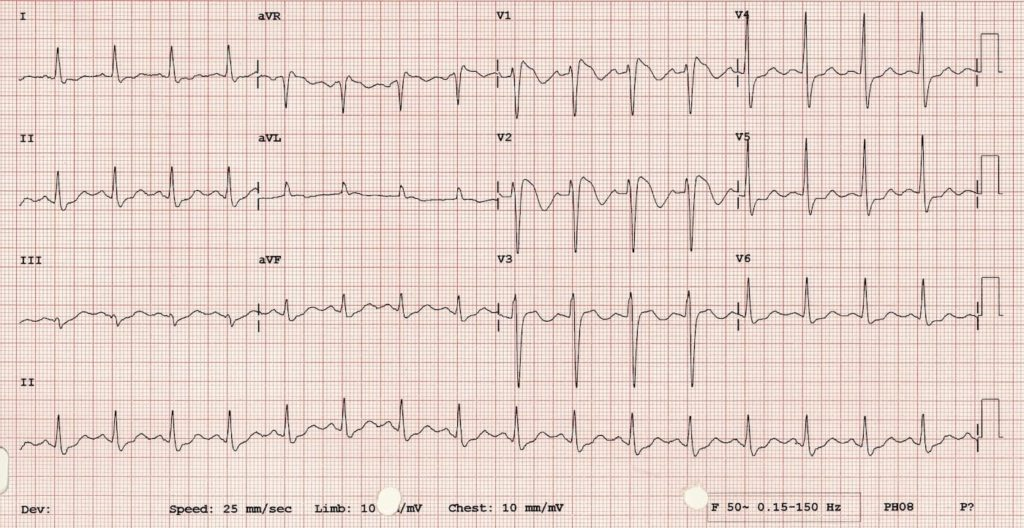
#> input picture app/sample/ecg.png, 1024 x 528 px
$ jupyter execute digitize_ecg.ipynb
#> lines starting #> are read from the running program, lines starting #| are printed output that depends on the picture
#> further down, image is the input picture: PIL image 1024x528 RGB; mean R, G, B 230.9, 212.4, 205
# `digitize_ecg` — Self-Contained Function

This notebook distills the full `process_template.ipynb` pipeline into a single reusable function.

**Goal**: given an image + the parameters discovered via the UI (crop regions, baselines, pixels-per-square), return voltage/time datapoints ready to save as `.npy` — exactly the format the pipeline expects.

The function is written to be **copy-paste ready into the Flask server**, with no external dependencies beyond what the server already imports.

### What the function needs (from the UI steps)
| Parameter | UI Step | Description |
|---|---|---|
| `image` | Step 1 | PIL Image of the raw ECG |
| `crop_regions` | Step 4 | `{'V1': {'x1','y1','x2','y2'}, ...}` in original image pixels |
| `baselines` | Step 2 | `[y_v1, y_v2, y_v3]` y-coords in original image pixels |
| `pixels_per_square` | Step 5 | Calibration: pixels per small ECG square |
| `contrast` | Step 3 | Contrast multiplier (default 1.5) |
| `threshold` | Step 6 | Darkness cutoff for trace detection (default 20) |

[cell 1]
from PIL import Image, ImageDraw, ImageEnhance
import numpy as np
import matplotlib.pyplot as plt
from scipy import stats
from scipy.interpolate import interp1d

[cell 2]
def resample_to_1000hz(raw_lead: list[tuple[float, float]], sample_rate=1000) -> np.ndarray:
    """
    Resample a list of (time, voltage) pairs to uniform 1000 Hz sampling.

    Parameters
    ----------
    raw_lead : list of (time, voltage) tuples
        Raw digitized ECG datapoints
    sample_rate : int
        Target sampling rate in Hz (default 1000)

    Returns
    -------
    np.ndarray
        Uniformly sampled voltage values at `sample_rate` Hz
    """
    if len(raw_lead) == 0:
        return np.array([])

    # Unzip pairs into two arrays
    times, voltages = zip(*raw_lead)
    times = np.array(times)
    voltages = np.array(voltages)

    # Handle duplicate times by keeping unique values
    unique_times, indices = np.unique(times, return_index=True)
    unique_voltages = voltages[indices]

    # Add tiny offsets if times are still not strictly increasing
    if not np.all(np.diff(unique_times) > 0):
        unique_times = unique_times + np.arange(len(unique_times)) * 1e-9

    # Interpolate to create uniform sampling
    f = interp1d(unique_times, unique_voltages, kind='linear', fill_value='extrapolate')
    start_time = unique_times[0]
    end_time = unique_times[-1]

    uniform_times = np.arange(start_time, end_time, 1/sample_rate)
    uniform_voltages = f(uniform_times)

    return uniform_voltages

## The Function

### Key design decisions (mirroring `process_template.ipynb`)

1. **Baseline embedding trick**: We draw blue horizontal lines onto a *separate copy* of the image (`ecg_with_baselines`) at the known baseline y-coordinates, *before cropping*. After cropping both images with the same bounds, the blue line lands at exactly the right relative row inside each lead crop — no manual offset math needed.

2. **Two parallel crops per lead**:
   - `lead_crop`: post-contrast, clean image → used to detect the ECG trace (scan for dark pixels)
   - `lead_baselines_crop`: pre-contrast + blue lines → used to detect the baseline row (scan for blue pixels)
   Keeping them separate means the baseline lines never pollute trace detection.

3. **Trace detection — one point per column**: iterating top-to-bottom and `break`ing on the first dark pixel ensures the signal is a function (one voltage per time step), not a blob.

4. **`b < 180` guard**: pure blue pixels (r=0, g=0, b=255) have an RGB average of 85, which already fails the `< threshold` check — but this guard makes the exclusion of any blue artifacts explicit.

5. **Baseline row via `mode`**: the blue line spans the full width, so almost every column contributes the same row. `stats.mode` handles columns where the ECG trace overlaps the baseline line.

[cell 3]
def digitize_ecg(image, crop_regions, baselines, pixels_per_square, contrast=1.5, threshold=50):
    """
    Convert an ECG image to time-series (time, voltage) datapoints for V1, V2, V3,
    then resample to uniform 1000 Hz.

    Parameters
    ----------
    image : PIL.Image
        Raw ECG image (pre-contrast).
    crop_regions : dict
        {'V1': {'x1': int, 'y1': int, 'x2': int, 'y2': int}, 'V2': ..., 'V3': ...}
        All coordinates in original image pixel space.
    baselines : list of int
        [y_v1, y_v2, y_v3] — y-coordinates of each lead's isoelectric baseline
        in original image pixel space.
    pixels_per_square : float
        Calibration value: how many pixels equal one small ECG square.
        1 small square = 0.04 s horizontally = 0.1 mV vertically.
    contrast : float
        Contrast enhancement multiplier applied to the image before detection.
        1.0 = no change. Default 1.5.
    threshold : int
        A pixel is considered part of the ECG trace if its mean RGB value is
        below this value (and it is not a blue baseline pixel). Default 50.

    Returns
    -------
    numpy.ndarray of shape (3,), dtype=object
        Each element is a 1D array of voltage values sampled at 1000 Hz for V1, V2, V3.
    """
#> called with pixels_per_square = 3.85, contrast = 1.5, threshold = 50

    # Embed baselines as blue lines onto a copy of the RAW image.
    ecg_with_baselines = image.copy()
    draw = ImageDraw.Draw(ecg_with_baselines)
    for baseline_y in baselines:
        draw.line((0, baseline_y, image.width, baseline_y), fill='blue', width=1)

    # Apply contrast enhancement to the working image.
    enhancer = ImageEnhance.Contrast(image)
    ecg = enhancer.enhance(contrast)
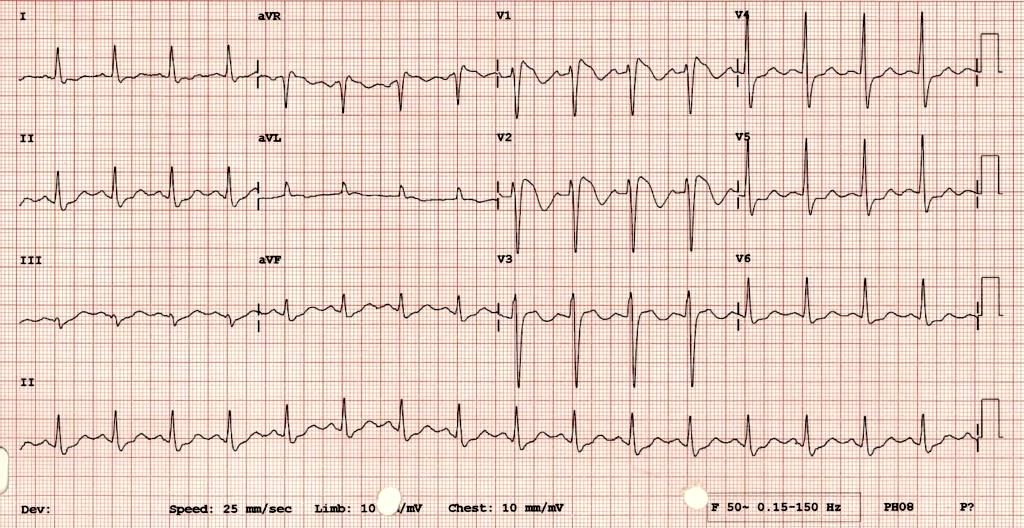
#> ecg: PIL image 1024x528 RGB; mean R, G, B 233.2, 209.9, 198.9

    lead_names = ['V1', 'V2', 'V3']
    all_resampled = []

    for lead_name in lead_names:
        region = crop_regions[lead_name]
        x1, y1, x2, y2 = region['x1'], region['y1'], region['x2'], region['y2']

        # Crop both images with the same bounds.
        lead_crop          = ecg.crop((x1, y1, x2, y2))
        lead_baselines_crop = ecg_with_baselines.crop((x1, y1, x2, y2))

        cv_image     = np.array(lead_crop.convert('RGB'))
        cv_baselines = np.array(lead_baselines_crop.convert('RGB'))
        height, width, _ = cv_image.shape

        # Detect the baseline row from the baselines copy.
        blues = []
        for col in range(width):
            for row in range(height):
                r, g, b = cv_baselines[row][col]
                if int(b) > 100 and int(r) < 100 and int(g) < 100:
                    blues.append(row)
                    break

        if len(blues) == 0:
            print(f"[WARNING] No baseline detected for {lead_name} — using image midpoint")
            baseline_row = height // 2
        else:
            baseline_row = int(stats.mode(blues).mode)

        # Detect the ECG trace from the clean, contrast-enhanced crop.
        raw_points = []
        for col in range(width):
            for row in range(height):
                r, g, b = cv_image[row][col]
                if (int(r) + int(g) + int(b)) / 3 < threshold and b < 180:
                    raw_points.append((col, row))
                    break

        # Convert pixel coordinates → (time_s, voltage_mV).
        datapoints = []
        for col, row in raw_points:
            time    = col * (1 / pixels_per_square) * 0.04
            voltage = (baseline_row - row) * (1 / pixels_per_square) * 0.1
            datapoints.append((time, voltage))

        # Resample to uniform 1000 Hz
        resampled_voltages = resample_to_1000hz(datapoints, sample_rate=1000)

        print(f"{lead_name}: {len(datapoints)} raw points → {len(resampled_voltages)} samples @ 1000 Hz")
        all_resampled.append(resampled_voltages)
#> this loop made 3 passes
#> pass 1, in digitize_ecg, `lead_crop          = ecg.crop((x1, y1, x2, y2))`:
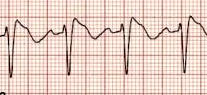
#> lead_crop: PIL image 207x95 RGB; mean R, G, B 229.7, 206.1, 195.4
#> pass 1, in digitize_ecg, `lead_baselines_crop = ecg_with_baselines.crop((x1, y1, x2, y2))`:
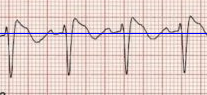
#> lead_baselines_crop: PIL image 207x95 RGB; mean R, G, B 226, 207.7, 203.3
#> pass 2, in digitize_ecg, `lead_crop          = ecg.crop((x1, y1, x2, y2))`:
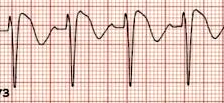
#> lead_crop: PIL image 224x103 RGB; mean R, G, B 227.3, 202.9, 192.6
#> pass 2, in digitize_ecg, `lead_baselines_crop = ecg_with_baselines.crop((x1, y1, x2, y2))`:
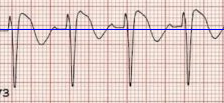
#> lead_baselines_crop: PIL image 224x103 RGB; mean R, G, B 224.6, 205.9, 201.6
#> after the loop, all_resampled = 3 items

    return np.array(all_resampled, dtype=object)

---
## Usage

Fill in the parameters below — these are exactly what the UI collects across steps 1–5.

[cell 4]
# ── Step 1: Load image ────────────────────────────────────────────────
image = Image.open('ecg.png')  # or 'ecg_edited.png' if manually cleaned

# ── Step 2: Baselines (y-coordinates in original image pixel space) ───
baselines = [74, 195, 316]  # [y_V1, y_V2, y_V3]

# ── Step 3: Contrast ──────────────────────────────────────────────────
contrast = 1.5

# ── Step 4: Crop regions (original image pixel space) ────────────────
crop_regions = {
    'V1': {'x1': 506, 'y1': 41, 'x2': 713, 'y2': 136},
    'V2': {'x1': 503, 'y1': 166, 'x2': 727, 'y2': 269},
    'V3': {'x1': 504, 'y1': 285, 'x2': 723, 'y2': 406},
}

# ── Step 5: Calibration ───────────────────────────────────────────────
pixels_per_square = 3.85  # pixels per small ECG square

# ── Optional: trace detection sensitivity ─────────────────────────────
threshold = 50  # lower = only detect very dark pixels

[cell 5]
datapoints = digitize_ecg(
    image=image,
    crop_regions=crop_regions,
    baselines=baselines,
    pixels_per_square=pixels_per_square,
    contrast=contrast,
    threshold=threshold,
)

## Plot

[cell 6]
from matplotlib.ticker import MultipleLocator

lead_names = ['V1', 'V2', 'V3']
num_leads = len(lead_names)

fig, axs = plt.subplots(num_leads, 1, figsize=(20, 5), dpi=300)
fig.suptitle('Digitized ECG — V1, V2, V3 (1000 Hz)', fontsize=16)
fig.patch.set_facecolor('#F5E6D3')

if num_leads == 1:
    axs = [axs]

for ax, lead_name, voltages in zip(axs, lead_names, datapoints):
    ax.set_facecolor('#F5E6D3')

    ax.text(0.02, 1.08, lead_name, transform=ax.transAxes,
            fontsize=14, verticalalignment='top',
            bbox=dict(boxstyle='round', facecolor='white', alpha=0.8))

    if len(voltages) == 0:
        ax.text(0.5, 0.5, f'{lead_name}: no data', ha='center', va='center',
                transform=ax.transAxes)
        continue

    # Generate time axis for 1000 Hz sampling
    times = np.arange(len(voltages)) / 1000.0  # Convert sample index to seconds

    ax.set_ylim(-1.5, 1.5)
    ax.set_xlim(0, max(times) if len(times) > 0 else 5)

    ax.xaxis.set_major_locator(MultipleLocator(0.2))
    ax.xaxis.set_minor_locator(MultipleLocator(0.04))
    ax.yaxis.set_major_locator(MultipleLocator(0.5))
    ax.yaxis.set_minor_locator(MultipleLocator(0.1))

    ax.grid(which='major', axis='x', linewidth=0.4, color='#CC0000', alpha=0.8)
    ax.grid(which='minor', axis='x', linewidth=0.2, color='#FF6666', alpha=0.6)
    ax.grid(which='major', axis='y', linewidth=0.4, color='#CC0000', alpha=0.8)
    ax.grid(which='minor', axis='y', linewidth=0.2, color='#FF6666', alpha=0.6)

    ax.set_xlabel('')
    ax.set_ylabel('')
    ax.set_xticklabels([])
    ax.set_yticklabels([])
    ax.tick_params(left=False, bottom=False)

    ax.set_aspect(0.04 / 0.1, adjustable='box')
    ax.plot(times, voltages, linewidth=0.4, color='black')
#> this loop made 3 passes
#> lead_name on passes 1 to 3: 'V1', 'V2', 'V3'

plt.subplots_adjust(hspace=0.4, wspace=0.2)
plt.show()
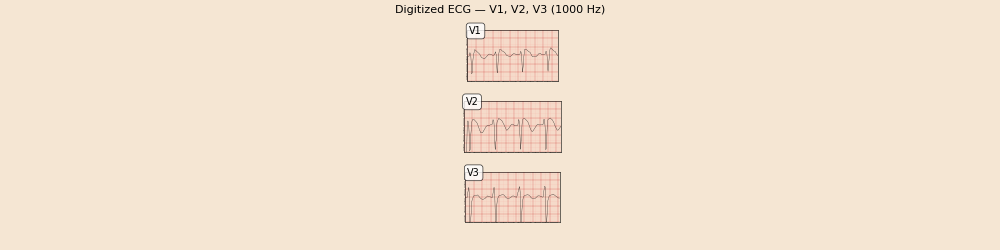
#> figure drawn by matplotlib, 3 panels

## Save as `.npy`

The output format matches what `extract_features.py` expects: a 1-D object array of length 3, where each element is a list of `(time, voltage)` tuples.

[cell 7]
filename = '001.npy'  # change as needed
np.save(filename, datapoints)
print(f"Saved to {filename}  |  shape: {datapoints.shape}")
#| Saved to 001.npy  |  shape: (3,)
